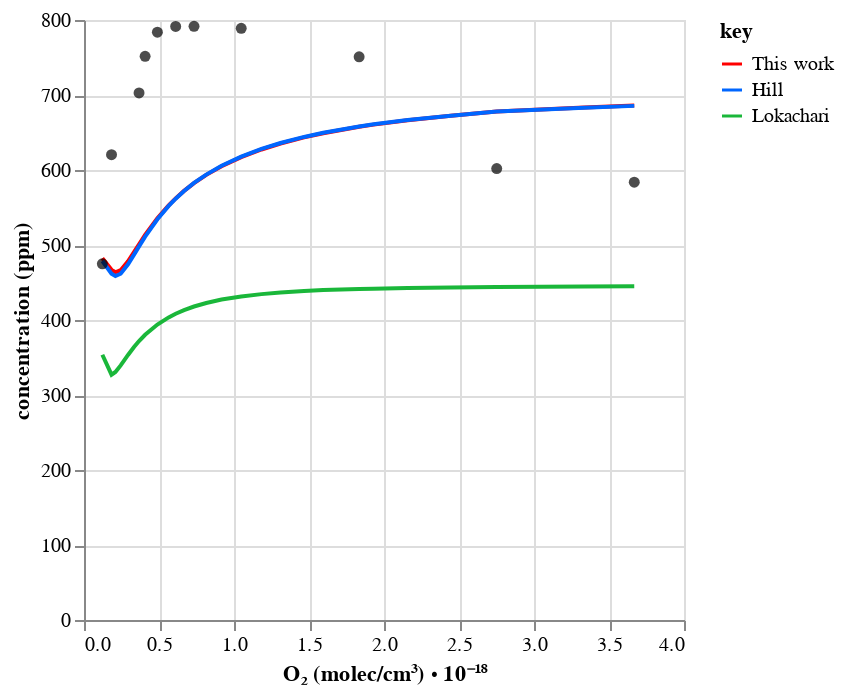
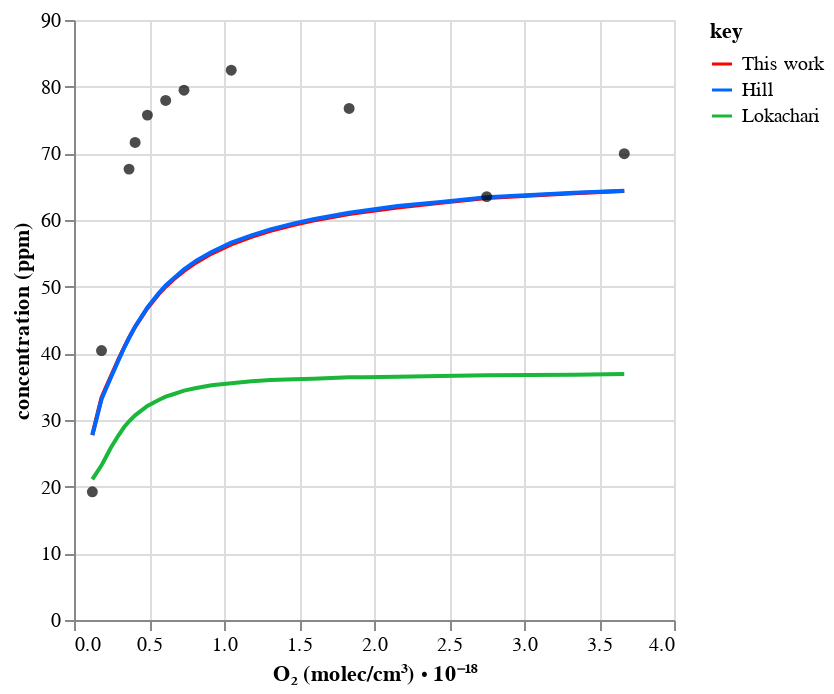
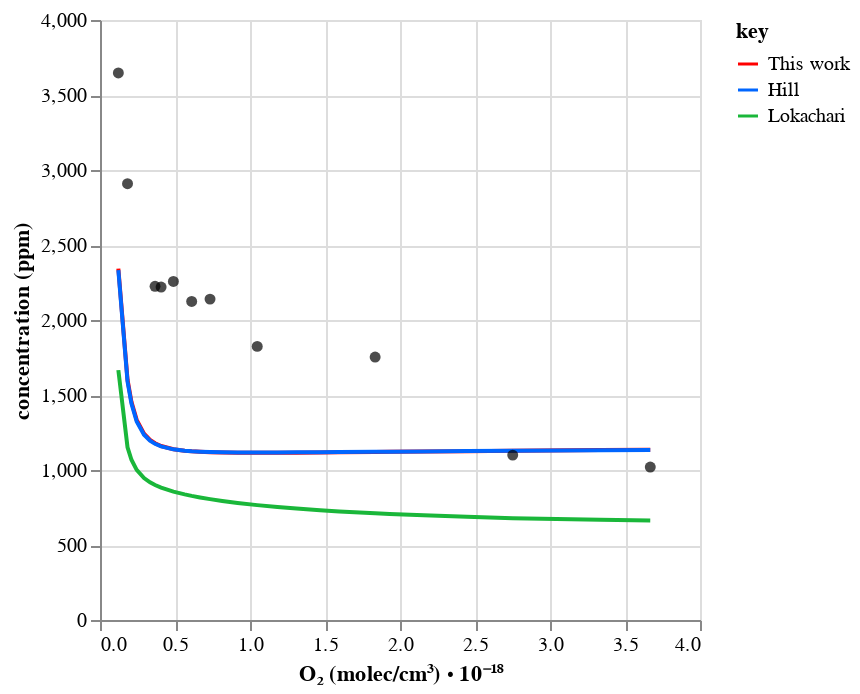
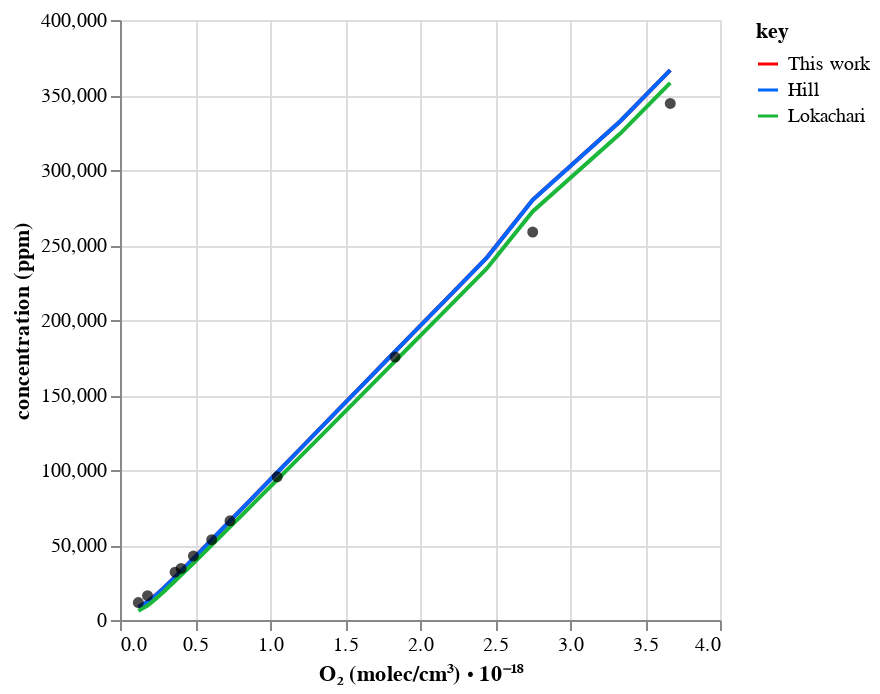

Notebook code cell kept with these figures, in order:
### Code cell
from util import p_

import automech

# Plot
chart_dct = workflow.plot_simulation(
    tag=tag,
    x_col="O2_molecules",
    root_path=root_path,
    line_source_=["Hill", "Lokachari"],
    point_source="Experiment",
    control=False,
)
mech = automech.io.read(
    p_.full_calculated_mechanism(tag, "json", path=p_.data(root_path))
)
for name, chart in chart_dct.items():
    automech.display_species(mech, [name])
    chart.show()

### Figure 1 — Vega-Lite specification as saved in the notebook (floating-point values rounded to 4 significant figures)
{"config": {"view": {"continuousWidth": 300, "continuousHeight": 300}}, "layer": [{"data": {"name": "data-e9732e3b24b70a4d11ea74fb5866aecb"}, "mark": {"type": "line"}, "encoding": {"color": {"field": "key", "scale": {"domain": ["This work", "Hill", "Lokachari"], "range": ["#ff0000", "#0066ff", "#1ab73a"]}, "type": "nominal"}, "x": {"field": "O2_molecules", "title": "O₂ (molec/cm³) ⋅ 10⁻¹⁸", "type": "quantitative"}, "y": {"field": "value", "title": "concentration (ppm)", "type": "quantitative"}}, "transform": [{"fold": ["This work", "Hill", "Lokachari"]}]}, {"data": {"name": "data-4b82953d89d4de3f4f86e035719410fe"}, "mark": {"type": "circle"}, "encoding": {"color": {"value": "black"}, "x": {"field": "O2_molecules", "type": "quantitative"}, "y": {"field": "Experiment", "type": "quantitative"}}}], "$schema": "https://vega.github.io/schema/vega-lite/v5.20.1.json", "datasets": {"data-e9732e3b24b70a4d11ea74fb5866aecb": [{"O2_molecules": 3.668, "This work": 686.0, "Hill": 685.5, "Lokachari": 445.1}, {"O2_molecules": 3.335, "This work": 683.5, "Hill": 683.1, "Lokachari": 444.6}, {"O2_molecules": 2.751, "This work": 678.0, "Hill": 677.9, "Lokachari": 444.0}, {"O2_molecules": 2.446, "This work": 672.2, "Hill": 672.3, "Lokachari": 443.3}, {"O2_molecules": 2.158, "This work": 666.4, "Hill": 666.6, "Lokachari": 442.6}, {"O2_molecules": 1.931, "This work": 660.5, "Hill": 660.9, "Lokachari": 441.8}, {"O2_molecules": 1.834, "This work": 657.6, "Hill": 658.0, "Lokachari": 441.4}, {"O2_molecules": 1.595, "This work": 649.0, "Hill": 649.6, "Lokachari": 439.9}, {"O2_molecules": 1.467, "This work": 643.5, "Hill": 644.1, "Lokachari": 438.7}, {"O2_molecules": 1.31, "This work": 635.3, "Hill": 636.0, "Lokachari": 436.7}, {"O2_molecules": 1.183, "This work": 627.4, "Hill": 628.1, "Lokachari": 434.5}, {"O2_molecules": 1.048, "This work": 617.2, "Hill": 617.9, "Lokachari": 431.3}, {"O2_molecules": 0.9171, "This work": 605.1, "Hill": 605.6, "Lokachari": 427.3}, {"O2_molecules": 0.8152, "This work": 593.5, "Hill": 593.9, "Lokachari": 422.7}, {"O2_molecules": 0.7335, "This work": 582.6, "Hill": 582.7, "Lokachari": 418.0}, {"O2_molecules": 0.667, "This work": 572.1, "Hill": 572.0, "Lokachari": 413.2}, {"O2_molecules": 0.6112, "This work": 562.2, "Hill": 561.8, "Lokachari": 408.3}, {"O2_molecules": 0.5644, "This work": 552.8, "Hill": 552.1, "Lokachari": 403.5}, {"O2_molecules": 0.4893, "This work": 535.5, "Hill": 534.3, "Lokachari": 393.9}, {"O2_molecules": 0.4074, "This work": 513.3, "Hill": 511.1, "Lokachari": 380.3}, {"O2_molecules": 0.367, "This work": 500.9, "Hill": 498.2, "Lokachari": 371.9}, {"O2_molecules": 0.3335, "This work": 490.5, "Hill": 487.2, "Lokachari": 364.0}, {"O2_molecules": 0.2935, "This work": 478.2, "Hill": 474.3, "Lokachari": 353.4}, {"O2_molecules": 0.2446, "This work": 466.4, "Hill": 461.7, "Lokachari": 339.5}, {"O2_molecules": 0.2096, "This work": 463.6, "Hill": 458.6, "Lokachari": 330.7}, {"O2_molecules": 0.1835, "This work": 466.9, "Hill": 461.8, "Lokachari": 327.1}, {"O2_molecules": 0.1223, "This work": 482.3, "Hill": 478.7, "Lokachari": 353.7}], "data-4b82953d89d4de3f4f86e035719410fe": [{"O2_molecules": 0.1223, "Experiment": 475.0}, {"O2_molecules": 0.1835, "Experiment": 620.4}, {"O2_molecules": 0.367, "Experiment": 702.8}, {"O2_molecules": 0.4074, "Experiment": 751.5}, {"O2_molecules": 0.4893, "Experiment": 783.7}, {"O2_molecules": 0.6112, "Experiment": 791.4}, {"O2_molecules": 0.7335, "Experiment": 791.6}, {"O2_molecules": 1.048, "Experiment": 788.9}, {"O2_molecules": 1.834, "Experiment": 751.0}, {"O2_molecules": 2.751, "Experiment": 602.0}, {"O2_molecules": 3.668, "Experiment": 583.8}]}}

### Figure 2 — Vega-Lite specification as saved in the notebook (floating-point values rounded to 4 significant figures)
{"config": {"view": {"continuousWidth": 300, "continuousHeight": 300}}, "layer": [{"data": {"name": "data-2b4244c8e6c6f0922b09aeac8c163778"}, "mark": {"type": "line"}, "encoding": {"color": {"field": "key", "scale": {"domain": ["This work", "Hill", "Lokachari"], "range": ["#ff0000", "#0066ff", "#1ab73a"]}, "type": "nominal"}, "x": {"field": "O2_molecules", "title": "O₂ (molec/cm³) ⋅ 10⁻¹⁸", "type": "quantitative"}, "y": {"field": "value", "title": "concentration (ppm)", "type": "quantitative"}}, "transform": [{"fold": ["This work", "Hill", "Lokachari"]}]}, {"data": {"name": "data-cf989b38a5c47983aff418ceb98a0330"}, "mark": {"type": "circle"}, "encoding": {"color": {"value": "black"}, "x": {"field": "O2_molecules", "type": "quantitative"}, "y": {"field": "Experiment", "type": "quantitative"}}}], "$schema": "https://vega.github.io/schema/vega-lite/v5.20.1.json", "datasets": {"data-2b4244c8e6c6f0922b09aeac8c163778": [{"O2_molecules": 3.668, "This work": 64.37, "Hill": 64.4, "Lokachari": 36.9}, {"O2_molecules": 3.335, "This work": 64.01, "Hill": 64.1, "Lokachari": 36.8}, {"O2_molecules": 2.751, "This work": 63.29, "Hill": 63.4, "Lokachari": 36.7}, {"O2_molecules": 2.446, "This work": 62.58, "Hill": 62.7, "Lokachari": 36.6}, {"O2_molecules": 2.158, "This work": 61.89, "Hill": 62.1, "Lokachari": 36.5}, {"O2_molecules": 1.931, "This work": 61.21, "Hill": 61.4, "Lokachari": 36.4}, {"O2_molecules": 1.834, "This work": 60.88, "Hill": 61.1, "Lokachari": 36.4}, {"O2_molecules": 1.595, "This work": 59.91, "Hill": 60.1, "Lokachari": 36.2}, {"O2_molecules": 1.467, "This work": 59.28, "Hill": 59.5, "Lokachari": 36.1}, {"O2_molecules": 1.31, "This work": 58.36, "Hill": 58.6, "Lokachari": 36.0}, {"O2_molecules": 1.183, "This work": 57.47, "Hill": 57.7, "Lokachari": 35.8}, {"O2_molecules": 1.048, "This work": 56.33, "Hill": 56.6, "Lokachari": 35.5}, {"O2_molecules": 0.9171, "This work": 54.96, "Hill": 55.2, "Lokachari": 35.2}, {"O2_molecules": 0.8152, "This work": 53.64, "Hill": 53.9, "Lokachari": 34.8}, {"O2_molecules": 0.7335, "This work": 52.37, "Hill": 52.6, "Lokachari": 34.4}, {"O2_molecules": 0.667, "This work": 51.16, "Hill": 51.3, "Lokachari": 33.9}, {"O2_molecules": 0.6112, "This work": 49.99, "Hill": 50.2, "Lokachari": 33.5}, {"O2_molecules": 0.5644, "This work": 48.88, "Hill": 49.0, "Lokachari": 33.0}, {"O2_molecules": 0.4893, "This work": 46.78, "Hill": 46.9, "Lokachari": 32.1}, {"O2_molecules": 0.4074, "This work": 43.98, "Hill": 44.0, "Lokachari": 30.7}, {"O2_molecules": 0.367, "This work": 42.34, "Hill": 42.3, "Lokachari": 29.8}, {"O2_molecules": 0.3335, "This work": 40.86, "Hill": 40.8, "Lokachari": 28.9}, {"O2_molecules": 0.2935, "This work": 38.96, "Hill": 38.8, "Lokachari": 27.6}, {"O2_molecules": 0.2446, "This work": 36.49, "Hill": 36.3, "Lokachari": 25.8}, {"O2_molecules": 0.2096, "This work": 34.71, "Hill": 34.5, "Lokachari": 24.3}, {"O2_molecules": 0.1835, "This work": 33.34, "Hill": 33.1, "Lokachari": 23.2}, {"O2_molecules": 0.1223, "This work": 27.8, "Hill": 27.7, "Lokachari": 21.1}], "data-cf989b38a5c47983aff418ceb98a0330": [{"O2_molecules": 0.1223, "Experiment": 19.23}, {"O2_molecules": 0.1835, "Experiment": 40.42}, {"O2_molecules": 0.367, "Experiment": 67.63}, {"O2_molecules": 0.4074, "Experiment": 71.63}, {"O2_molecules": 0.4893, "Experiment": 75.73}, {"O2_molecules": 0.6112, "Experiment": 77.94}, {"O2_molecules": 0.7335, "Experiment": 79.47}, {"O2_molecules": 1.048, "Experiment": 82.48}, {"O2_molecules": 1.834, "Experiment": 76.73}, {"O2_molecules": 2.751, "Experiment": 63.51}, {"O2_molecules": 3.668, "Experiment": 69.95}]}}

### Figure 3 — Vega-Lite specification as saved in the notebook (floating-point values rounded to 4 significant figures)
{"config": {"view": {"continuousWidth": 300, "continuousHeight": 300}}, "layer": [{"data": {"name": "data-0e785c44de345305172fbaa31e80b6b6"}, "mark": {"type": "line"}, "encoding": {"color": {"field": "key", "scale": {"domain": ["This work", "Hill", "Lokachari"], "range": ["#ff0000", "#0066ff", "#1ab73a"]}, "type": "nominal"}, "x": {"field": "O2_molecules", "title": "O₂ (molec/cm³) ⋅ 10⁻¹⁸", "type": "quantitative"}, "y": {"field": "value", "title": "concentration (ppm)", "type": "quantitative"}}, "transform": [{"fold": ["This work", "Hill", "Lokachari"]}]}, {"data": {"name": "data-606825c1a155d8d5877d27170cd1d91f"}, "mark": {"type": "circle"}, "encoding": {"color": {"value": "black"}, "x": {"field": "O2_molecules", "type": "quantitative"}, "y": {"field": "Experiment", "type": "quantitative"}}}], "$schema": "https://vega.github.io/schema/vega-lite/v5.20.1.json", "datasets": {"data-0e785c44de345305172fbaa31e80b6b6": [{"O2_molecules": 3.668, "This work": 1135.0, "Hill": 1134.0, "Lokachari": 663.2}, {"O2_molecules": 3.335, "This work": 1133.0, "Hill": 1132.0, "Lokachari": 668.1}, {"O2_molecules": 2.751, "This work": 1129.0, "Hill": 1129.0, "Lokachari": 678.2}, {"O2_molecules": 2.446, "This work": 1126.0, "Hill": 1126.0, "Lokachari": 688.1}, {"O2_molecules": 2.158, "This work": 1123.0, "Hill": 1124.0, "Lokachari": 697.7}, {"O2_molecules": 1.931, "This work": 1121.0, "Hill": 1122.0, "Lokachari": 706.9}, {"O2_molecules": 1.834, "This work": 1120.0, "Hill": 1121.0, "Lokachari": 711.3}, {"O2_molecules": 1.595, "This work": 1118.0, "Hill": 1120.0, "Lokachari": 723.9}, {"O2_molecules": 1.467, "This work": 1117.0, "Hill": 1119.0, "Lokachari": 731.8}, {"O2_molecules": 1.31, "This work": 1115.0, "Hill": 1118.0, "Lokachari": 742.8}, {"O2_molecules": 1.183, "This work": 1115.0, "Hill": 1117.0, "Lokachari": 753.1}, {"O2_molecules": 1.048, "This work": 1114.0, "Hill": 1117.0, "Lokachari": 765.8}, {"O2_molecules": 0.9171, "This work": 1115.0, "Hill": 1117.0, "Lokachari": 780.7}, {"O2_molecules": 0.8152, "This work": 1116.0, "Hill": 1118.0, "Lokachari": 793.7}, {"O2_molecules": 0.7335, "This work": 1118.0, "Hill": 1120.0, "Lokachari": 805.7}, {"O2_molecules": 0.667, "This work": 1121.0, "Hill": 1122.0, "Lokachari": 816.9}, {"O2_molecules": 0.6112, "This work": 1124.0, "Hill": 1125.0, "Lokachari": 827.3}, {"O2_molecules": 0.5644, "This work": 1128.0, "Hill": 1129.0, "Lokachari": 837.3}, {"O2_molecules": 0.4893, "This work": 1139.0, "Hill": 1138.0, "Lokachari": 856.0}, {"O2_molecules": 0.4074, "This work": 1160.0, "Hill": 1157.0, "Lokachari": 882.6}, {"O2_molecules": 0.367, "This work": 1179.0, "Hill": 1174.0, "Lokachari": 900.1}, {"O2_molecules": 0.3335, "This work": 1201.0, "Hill": 1195.0, "Lokachari": 918.0}, {"O2_molecules": 0.2935, "This work": 1242.0, "Hill": 1235.0, "Lokachari": 946.5}, {"O2_molecules": 0.2446, "This work": 1334.0, "Hill": 1324.0, "Lokachari": 1001.0}, {"O2_molecules": 0.2096, "This work": 1455.0, "Hill": 1443.0, "Lokachari": 1068.0}, {"O2_molecules": 0.1835, "This work": 1602.0, "Hill": 1590.0, "Lokachari": 1152.0}, {"O2_molecules": 0.1223, "This work": 2343.0, "Hill": 2332.0, "Lokachari": 1666.0}], "data-606825c1a155d8d5877d27170cd1d91f": [{"O2_molecules": 0.1223, "Experiment": 3647.0}, {"O2_molecules": 0.1835, "Experiment": 2909.0}, {"O2_molecules": 0.367, "Experiment": 2224.0}, {"O2_molecules": 0.4074, "Experiment": 2219.0}, {"O2_molecules": 0.4893, "Experiment": 2257.0}, {"O2_molecules": 0.6112, "Experiment": 2124.0}, {"O2_molecules": 0.7335, "Experiment": 2139.0}, {"O2_molecules": 1.048, "Experiment": 1824.0}, {"O2_molecules": 1.834, "Experiment": 1753.0}, {"O2_molecules": 2.751, "Experiment": 1099.0}, {"O2_molecules": 3.668, "Experiment": 1020.0}]}}

### Figure 4 — Vega-Lite specification as saved in the notebook (floating-point values rounded to 4 significant figures)
{"config": {"view": {"continuousWidth": 300, "continuousHeight": 300}}, "layer": [{"data": {"name": "data-9621d4c771da798480d1529de9103795"}, "mark": {"type": "line"}, "encoding": {"color": {"field": "key", "scale": {"domain": ["This work", "Hill", "Lokachari"], "range": ["#ff0000", "#0066ff", "#1ab73a"]}, "type": "nominal"}, "x": {"field": "O2_molecules", "title": "O₂ (molec/cm³) ⋅ 10⁻¹⁸", "type": "quantitative"}, "y": {"field": "value", "title": "concentration (ppm)", "type": "quantitative"}}, "transform": [{"fold": ["This work", "Hill", "Lokachari"]}]}, {"data": {"name": "data-4f60414b0447b4760dfa64ac80029129"}, "mark": {"type": "circle"}, "encoding": {"color": {"value": "black"}, "x": {"field": "O2_molecules", "type": "quantitative"}, "y": {"field": "Experiment", "type": "quantitative"}}}], "$schema": "https://vega.github.io/schema/vega-lite/v5.20.1.json", "datasets": {"data-9621d4c771da798480d1529de9103795": [{"O2_molecules": 3.668, "This work": 366600.0, "Hill": 366600.0, "Lokachari": 358100.0}, {"O2_molecules": 3.335, "This work": 332500.0, "Hill": 332500.0, "Lokachari": 324300.0}, {"O2_molecules": 2.751, "This work": 280100.0, "Hill": 280100.0, "Lokachari": 272400.0}, {"O2_molecules": 2.446, "This work": 241600.0, "Hill": 241600.0, "Lokachari": 234300.0}, {"O2_molecules": 2.158, "This work": 212100.0, "Hill": 212100.0, "Lokachari": 205300.0}, {"O2_molecules": 1.931, "This work": 188900.0, "Hill": 188900.0, "Lokachari": 182300.0}, {"O2_molecules": 1.834, "This work": 179000.0, "Hill": 179000.0, "Lokachari": 172600.0}, {"O2_molecules": 1.595, "This work": 154500.0, "Hill": 154500.0, "Lokachari": 148500.0}, {"O2_molecules": 1.467, "This work": 141400.0, "Hill": 141400.0, "Lokachari": 135600.0}, {"O2_molecules": 1.31, "This work": 125300.0, "Hill": 125300.0, "Lokachari": 119800.0}, {"O2_molecules": 1.183, "This work": 112200.0, "Hill": 112200.0, "Lokachari": 107100.0}, {"O2_molecules": 1.048, "This work": 98350.0, "Hill": 98340.0, "Lokachari": 93490.0}, {"O2_molecules": 0.9171, "This work": 84890.0, "Hill": 84880.0, "Lokachari": 80370.0}, {"O2_molecules": 0.8152, "This work": 74410.0, "Hill": 74400.0, "Lokachari": 70180.0}, {"O2_molecules": 0.7335, "This work": 66030.0, "Hill": 66020.0, "Lokachari": 62060.0}, {"O2_molecules": 0.667, "This work": 59180.0, "Hill": 59170.0, "Lokachari": 55420.0}, {"O2_molecules": 0.6112, "This work": 53470.0, "Hill": 53460.0, "Lokachari": 49910.0}, {"O2_molecules": 0.5644, "This work": 48660.0, "Hill": 48640.0, "Lokachari": 45260.0}, {"O2_molecules": 0.4893, "This work": 40970.0, "Hill": 40950.0, "Lokachari": 37850.0}, {"O2_molecules": 0.4074, "This work": 32720.0, "Hill": 32680.0, "Lokachari": 29900.0}, {"O2_molecules": 0.367, "This work": 28650.0, "Hill": 28610.0, "Lokachari": 25960.0}, {"O2_molecules": 0.3335, "This work": 25380.0, "Hill": 25330.0, "Lokachari": 22780.0}, {"O2_molecules": 0.2935, "This work": 21540.0, "Hill": 21480.0, "Lokachari": 19020.0}, {"O2_molecules": 0.2446, "This work": 17090.0, "Hill": 17030.0, "Lokachari": 14590.0}, {"O2_molecules": 0.2096, "This work": 14190.0, "Hill": 14120.0, "Lokachari": 11620.0}, {"O2_molecules": 0.1835, "This work": 12230.0, "Hill": 12170.0, "Lokachari": 9588.0}, {"O2_molecules": 0.1223, "This work": 8607.0, "Hill": 8577.0, "Lokachari": 6140.0}], "data-4f60414b0447b4760dfa64ac80029129": [{"O2_molecules": 0.1223, "Experiment": 11610.0}, {"O2_molecules": 0.1835, "Experiment": 16260.0}, {"O2_molecules": 0.367, "Experiment": 31840.0}, {"O2_molecules": 0.4074, "Experiment": 34350.0}, {"O2_molecules": 0.4893, "Experiment": 42620.0}, {"O2_molecules": 0.6112, "Experiment": 53550.0}, {"O2_molecules": 0.7335, "Experiment": 66130.0}, {"O2_molecules": 1.048, "Experiment": 95480.0}, {"O2_molecules": 1.834, "Experiment": 175300.0}, {"O2_molecules": 2.751, "Experiment": 258700.0}, {"O2_molecules": 3.668, "Experiment": 344400.0}]}}
